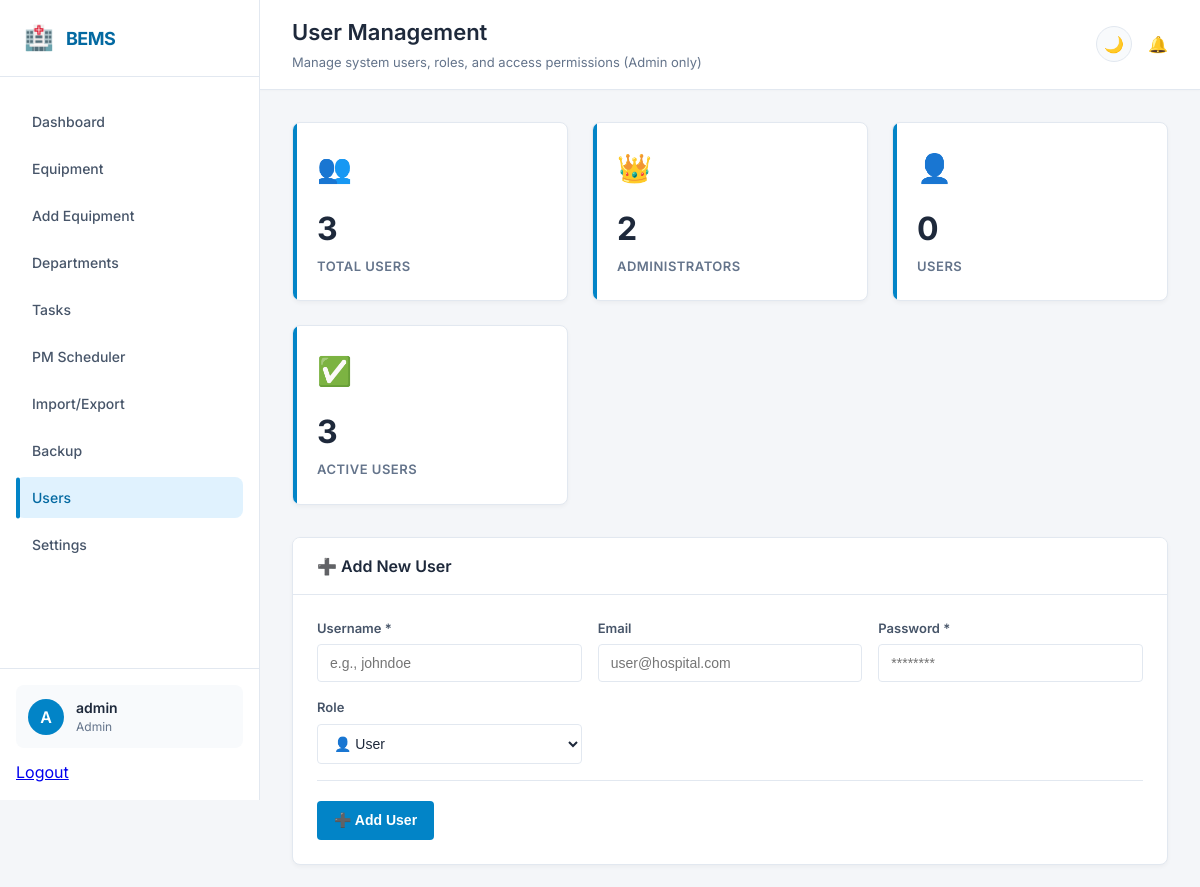
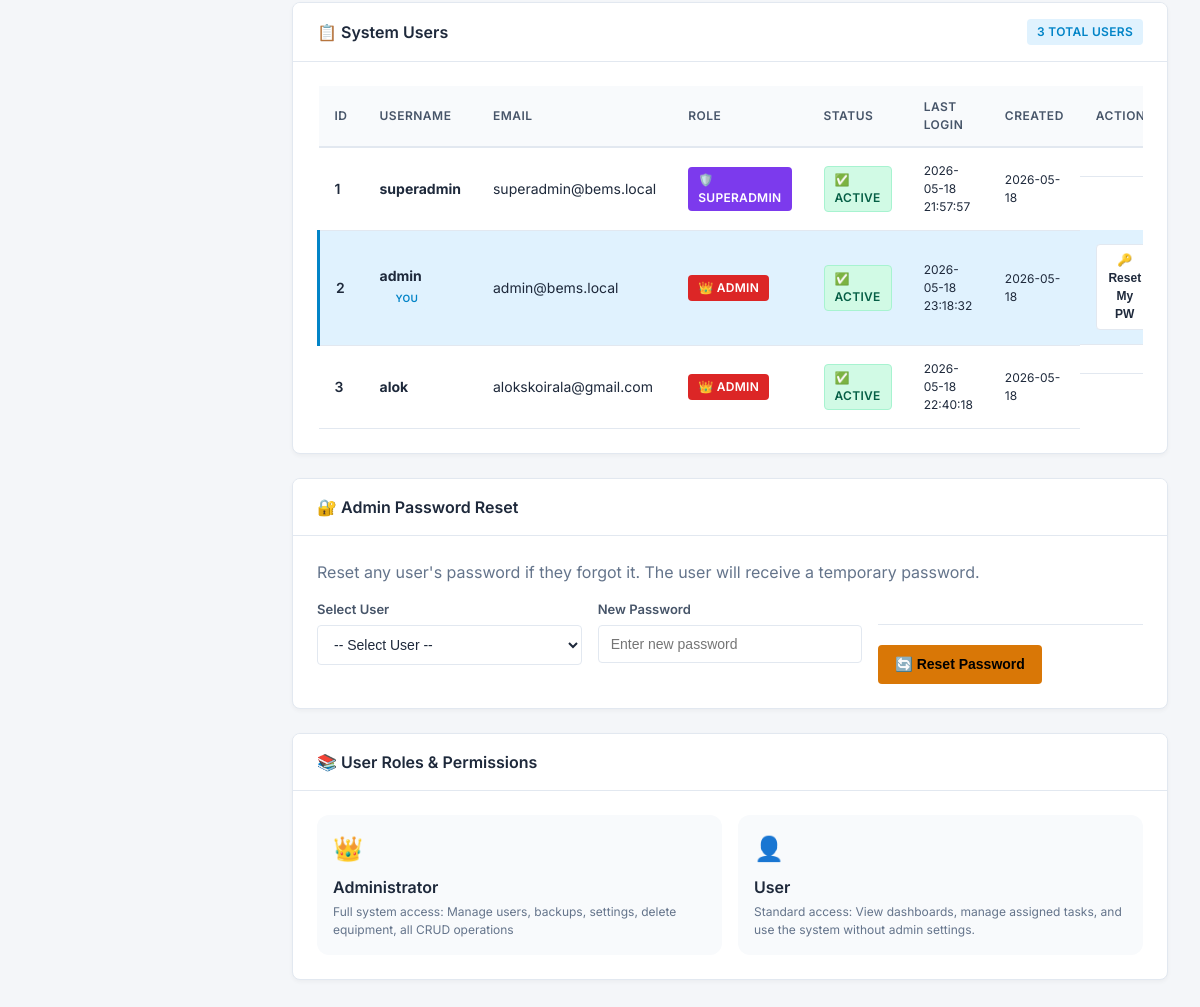
Screenshot of /users (signed in) with the database file from the repository (2 pictures, top to bottom).
### app.py (models this page shows, shortened)
class User(db.Model):
    id = db.Column(db.Integer, primary_key=True)
    username = db.Column(db.String(80), unique=True, nullable=False)
    email = db.Column(db.String(120), unique=True, nullable=True)
    password_hash = db.Column(db.String(200), nullable=False)
    role = db.Column(db.String(50), default='user')
    is_active = db.Column(db.Boolean, default=True)
    created_at = db.Column(db.String(50), default=lambda: datetime.now().strftime('%Y-%m-%d %H:%M:%S'))
    last_login = db.Column(db.String(50))

### app.py (the view)
@app.route('/users')
@admin_required
def user_management():
    users = User.query.all()
    return render_template('users.html', users=users)

### templates/users.html (shortened to what this page needs)
{% extends "base.html" %}
{% block page_title %}User Management{% endblock %}
{% block page_description %}Manage system users, roles, and access permissions (Admin only){% endblock %}
{% block content %}
<div class="stats-grid">
    <div class="stat-card">
        <div class="stat-icon">👥</div>
        <div class="stat-number">{{ users|length }}</div>
        <div class="stat-label">Total Users</div>
    </div>
    <div class="stat-card">
        <div class="stat-icon">👑</div>
        <div class="stat-number">{{ users|selectattr('role', 'equalto', 'admin')|list|length }}</div>
        <div class="stat-label">Administrators</div>
    </div>
    <div class="stat-card">
        <div class="stat-icon">👤</div>
        <div class="stat-number">{{ users|selectattr('role', 'equalto', 'user')|list|length }}</div>
        <div class="stat-label">Users</div>
    </div>
    <div class="stat-card">
        <div class="stat-icon">✅</div>
        <div class="stat-number">{{ users|selectattr('is_active', 'equalto', true)|list|length }}</div>
        <div class="stat-label">Active Users</div>
    </div>
</div>
<div class="card" style="margin-bottom: 24px;">
    <div class="card-header">
        <h3 class="card-title">➕ Add New User</h3>
    </div>
    <div class="card-body">
        <form method="POST" action="/users/add" id="addUserForm">
            <div style="display: grid; grid-template-columns: repeat(auto-fit, minmax(200px, 1fr)); gap: 16px;">
                <div class="form-group" style="margin-bottom: 0;">
                    <label class="form-label">Username *</label>
                    <input type="text" name="username" class="form-control"
                           placeholder="e.g., johndoe" required>
                </div>
                <div class="form-group" style="margin-bottom: 0;">
                    <label class="form-label">Email</label>
                    <input type="email" name="email" class="form-control"
                           placeholder="user@hospital.com">
                </div>
                <div class="form-group" style="margin-bottom: 0;">
                    <label class="form-label">Password *</label>
                    <input type="password" name="password" class="form-control"
                           placeholder="********" required>
                </div>
                <div class="form-group" style="margin-bottom: 0;">
                    <label class="form-label">Role</label>
                    <select name="role" class="form-control">
                        <option value="user">👤 User</option>
                    </select>
                </div>
            </div>
            <div class="form-actions" style="margin-top: 16px;">
                <button type="submit" class="btn btn-primary">➕ Add User</button>
            </div>
        </form>
    </div>
</div>
<div class="card">
    <div class="card-header">
        <h3 class="card-title">📋 System Users</h3>
        <span class="badge" style="background: var(--primary-light); color: var(--primary);">
            {{ users|length }} total users
        </span>
    </div>
    <div class="card-body">
        {% if users %}
            <div class="table-container">
                <table class="data-table">
                    <thead>
                        <tr>
                            <th>ID</th>
                            <th>Username</th>
                            <th>Email</th>
                            <th>Role</th>
                            <th>Status</th>
                            <th>Last Login</th>
                            <th>Created</th>
                            <th>Actions</th>
                        </thead>
                        <tbody>
                            {% for user in users %}
                            <tr>
                                <td style="font-weight: 600;">{{ user.id }}</td>
                                <td>
                                    <strong>{{ user.username }}</strong>
                                    {% if user.id == session.get('user_id') %}
                                        <span class="badge" style="background: var(--primary-light); color: var(--primary); font-size: 10px; margin-left: 6px;">
                                            You
                                        </span>
                                    {% endif %}
                                </td>
                                <td>{{ user.email or '-' }}</td>
                                <td>
                                    {% if user.role == 'superadmin' %}
                                        <span class="badge" style="background: #7c3aed; color: white;">🛡️ Superadmin</span>
                                    {% elif user.role == 'admin' %}
                                        <span class="badge" style="background: #dc2626; color: white;">👑 Admin</span>
                                    {% else %}
                                        <span class="badge" style="background: #3b82f6; color: white;">👤 User</span>
                                    {% endif %}
                                </td>
                                <td>
                                    {% if user.is_active %}
                                        <span class="badge badge-working">✅ Active</span>
                                    {% else %}
                                        <span class="badge badge-scrap">⛔ Inactive</span>
                                    {% endif %}
                                </td>
                                <td style="font-size: 12px;">{{ user.last_login or 'Never' }}</td>
                                <td style="font-size: 12px;">{{ user.created_at[:10] if user.created_at else '-' }}</td>
                                <td style="display: flex; gap: 6px; flex-wrap: wrap;">
                                    {% if user.id != session.get('user_id') %}
                                        {% if session.get('role') == 'superadmin' or user.role == 'user' %}
                                            <button class="btn btn-sm btn-secondary"
                                                    onclick="resetPassword({{ user.id }}, '{{ user.username }}')"
                                                    title="Reset Password">
                                                🔑 Reset PW
                                            </button>
                                            <button class="btn btn-sm {% if user.is_active %}btn-warning{% else %}btn-success{% endif %}"
                                                    onclick="toggleUser({{ user.id }}, '{{ user.username }}', {{ user.is_active|lower }})"
                                                    title="{% if user.is_active %}Disable{% else %}Enable{% endif %} User">
                                                {% if user.is_active %}🔴 Disable{% else %}🟢 Enable{% endif %}
                                            </button>
                                        {% endif %}
                                        {% if session.get('role') == 'superadmin' and user.role != 'superadmin' %}
                                            {% if user.role == 'user' %}
                                                <button class="btn btn-sm btn-primary"
                                                        onclick="changeRole({{ user.id }}, '{{ user.username }}', 'admin')"
                                                        title="Promote to Admin">
                                                    🛡️ Promote
                                                </button>
                                            {% elif user.role == 'admin' %}
                                                <button class="btn btn-sm btn-outline-primary"
                                                        onclick="changeRole({{ user.id }}, '{{ user.username }}', 'user')"
                                                        title="Demote to User">
                                                    🔽 Demote
                                                </button>
                                            {% endif %}
                                        {% endif %}
                                        {% if session.get('role') == 'superadmin' or user.role == 'user' %}
                                            <button class="btn btn-sm btn-danger"
                                                    onclick="deleteUser({{ user.id }}, '{{ user.username }}')"
                                                    title="Delete User">
                                                🗑️ Delete
                                            </button>
                                        {% endif %}
                                    {% else %}
                                        {% if session.get('role') in ['admin', 'superadmin'] %}
                                            <button class="btn btn-sm btn-secondary"
                                                    onclick="resetPassword({{ user.id }}, '{{ user.username }}')"
                                                    title="Reset Your Password">
                                                🔑 Reset My PW
                                            </button>
                                        {% endif %}
                                    {% endif %}
                                </td>
                            </tr>
                            {% endfor %}
                        </tbody>
                    </table>
                </div>
            {% else %}
                <div class="empty-state">
                    <div class="empty-state-icon">👥</div>
                    <p>No users found. Add your first user above!</p>
                </div>
            {% endif %}
        </div>
    </div>
    <div class="card" style="margin-top: 24px;">
        <div class="card-header">
            <h3 class="card-title">🔐 Admin Password Reset</h3>
        </div>
        <div class="card-body">
            <p style="margin-bottom: 16px; color: var(--text-muted);">
                Reset any user's password if they forgot it. The user will receive a temporary password.
            </p>
            <form method="POST" action="/users/admin-reset-password" id="adminResetForm">
                <div style="display: grid; grid-template-columns: repeat(auto-fit, minmax(250px, 1fr)); gap: 16px;">
                    <div class="form-group" style="margin-bottom: 0;">
                        <label class="form-label">Select User</label>
                        <select name="user_id" class="form-control" required>
                            <option value="">-- Select User --</option>
                        </select>
                    </div>
                    <div class="form-group" style="margin-bottom: 0;">
                        <label class="form-label">New Password</label>
                        <input type="password" name="new_password" class="form-control"
                               placeholder="Enter new password" required>
                    </div>
                    <div class="form-actions" style="margin-bottom: 0; align-self: flex-end;">
                        <button type="submit" class="btn btn-warning">🔄 Reset Password</button>
                    </div>
                </div>
            </form>
        </div>
    </div>
    <div class="card" style="margin-top: 24px;">
        <div class="card-header">
            <h3 class="card-title">📚 User Roles & Permissions</h3>
        </div>
        <div class="card-body">
            <div style="display: grid; grid-template-columns: repeat(auto-fit, minmax(250px, 1fr)); gap: 16px;">
                <div style="padding: 16px; background: var(--bg-tertiary); border-radius: 12px;">
                    <div style="font-size: 24px; margin-bottom: 8px;">👑</div>
                    <div style="font-weight: 600; margin-bottom: 4px;">Administrator</div>
                    <div style="font-size: 12px; color: var(--text-muted);">
                        Full system access: Manage users, backups, settings, delete equipment, all CRUD operations
                    </div>
                </div>
                <div style="padding: 16px; background: var(--bg-tertiary); border-radius: 12px;">
                    <div style="font-size: 24px; margin-bottom: 8px;">👤</div>
                    <div style="font-weight: 600; margin-bottom: 4px;">User</div>
                    <div style="font-size: 12px; color: var(--text-muted);">
                        Standard access: View dashboards, manage assigned tasks, and use the system without admin settings.
                    </div>
                </div>
            </div>
        </div>
    </div>
    {% endblock %}

### rows the page displays
User: id "1", username "superadmin", email "superadmin@bems.local", role "🛡️ SUPERADMIN", is_active "✅ ACTIVE", last_login "2026-05-18 21:57:57", created_at "2026-05-18"
User: id "2", username "admin", shows "YOU", email "admin@bems.local", role "👑 ADMIN", is_active "✅ ACTIVE", last_login "2026-05-18 23:18:32", created_at "2026-05-18"
User: id "3", username "alok", email "alokskoirala@gmail.com", role "👑 ADMIN", is_active "✅ ACTIVE", last_login "2026-05-18 22:40:18", created_at "2026-05-18"

### other values shown
{{ session['user'][0]|upper if session.get('user') else 'U' }} "A"
{{ session.get('user', 'Guest') }} "admin"
{{ session.get('role', 'guest') }} "Admin"
{{ users|length }} "3"
{{ users|selectattr('role', 'equalto', 'admin')|list|length }} "2"
{{ users|selectattr('role', 'equalto', 'user')|list|length }} "0"
{{ users|selectattr('is_active', 'equalto', true)|list|length }} "3"
